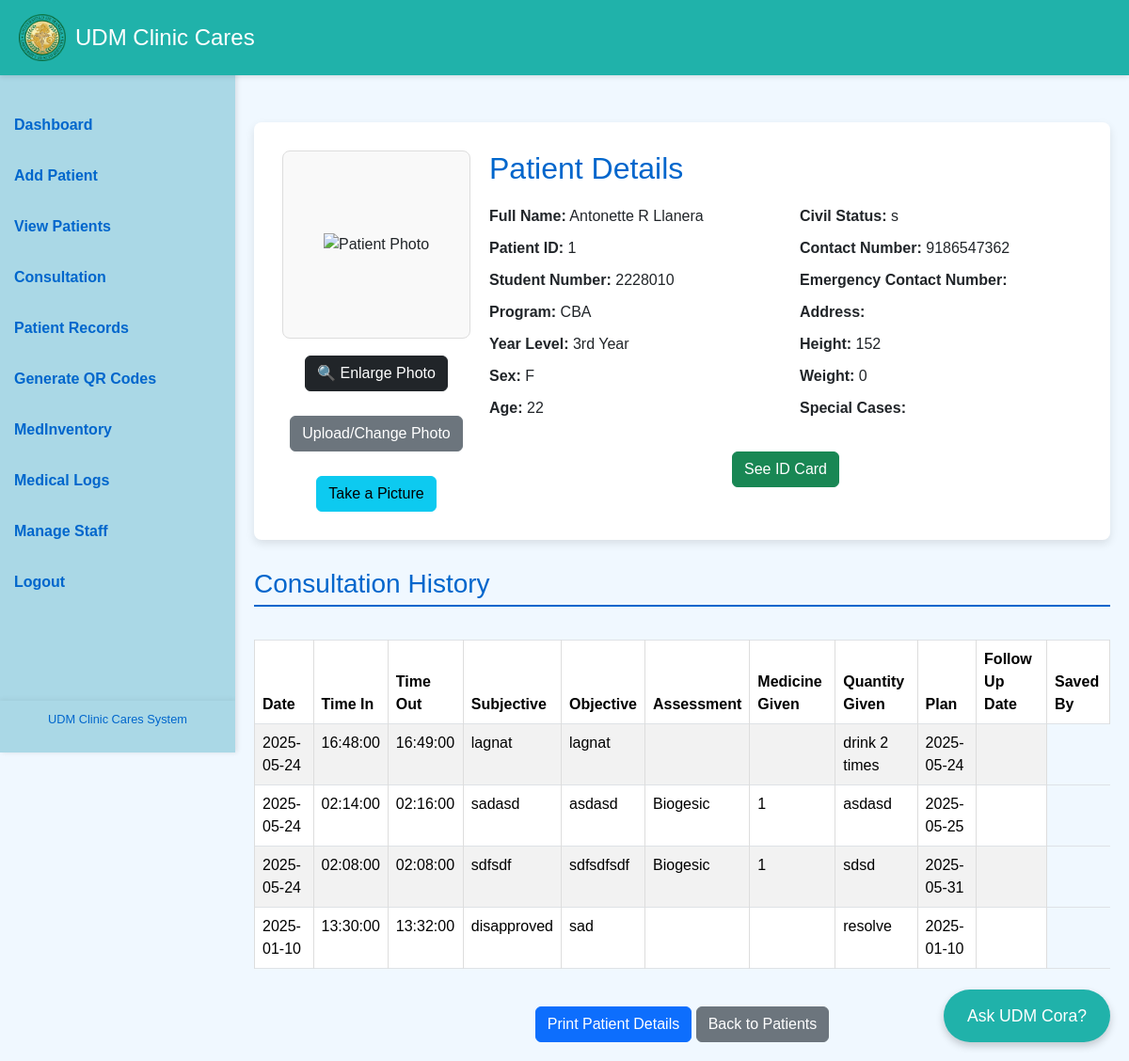
The app's page /admin/view_details.php?id=2228010 (signed in) with its own data.
### tables this page shows
CREATE TABLE `patients` (
  `PatientID` int(11) NOT NULL AUTO_INCREMENT,
  `FirstName` varchar(50) NOT NULL,
  `LastName` varchar(50) NOT NULL,
  `MiddleInitial` varchar(10) NOT NULL,
  `Sex` char(1) DEFAULT NULL CHECK (`Sex` in ('M','F')),
  `DOB` date NOT NULL,
  `Address` varchar(255) DEFAULT NULL,
  `ContactNumber` varchar(15) DEFAULT NULL,
  `CreatedAt` datetime DEFAULT current_timestamp(),
  `UpdatedAt` datetime DEFAULT current_timestamp() ON UPDATE current_timestamp(),
  `age` int(11) NOT NULL,
  `civil_status` varchar(20) NOT NULL,
  `emergency_number` varchar(15) NOT NULL,
  `guardian` varchar(50) NOT NULL,
  `height` varchar(10) NOT NULL,
  `weight` varchar(10) NOT NULL,
  `yearLevel` varchar(20) NOT NULL,
  `specialCases` varchar(20) NOT NULL,
  `Program` varchar(20) NOT NULL,
  `qr_code_id` varchar(255) DEFAULT NULL,
  `Student_Num` varchar(20) NOT NULL,
  `email` varchar(50) NOT NULL,
  `patient_pic` varchar(255) NOT NULL,
  PRIMARY KEY (`PatientID`)
);

CREATE TABLE `consultations` (
  `ConsultationID` int(11) NOT NULL AUTO_INCREMENT,
  `PatientID` int(11) NOT NULL,
  `TimeIn` time NOT NULL DEFAULT current_timestamp(),
  `TimeOut` time DEFAULT current_timestamp(),
  `SOAP` text DEFAULT NULL,
  `CreatedAt` datetime DEFAULT current_timestamp(),
  `UpdatedAt` datetime DEFAULT current_timestamp() ON UPDATE current_timestamp(),
  `LastEditedBy` int(11) DEFAULT NULL,
  `Date` date NOT NULL DEFAULT current_timestamp(),
  `Subjective` text NOT NULL,
  `Objective` text NOT NULL,
  `Assessment` text NOT NULL,
  `MedicineGiven` varchar(255) DEFAULT NULL,
  `QuantityGiven` int(11) DEFAULT NULL,
  `Plan` text NOT NULL,
  `PlanDate` date NOT NULL DEFAULT current_timestamp(),
  `SavedBy` varchar(20) NOT NULL,
  `Name` text NOT NULL,
  PRIMARY KEY (`ConsultationID`)
);

### admin/view_details.php (the view, shortened to what this page needs)
<?php
$servername = "localhost";
$username = "root";
$password = "";
$database = "clinic_data";
$connection = new mysqli($servername, $username, $password, $database);
$patientID_from_get = "";
$patient = null;
$consultations = [];
$imagePath = "uploads/default.png";
if (isset($_GET['id'])) {
    $patientID_from_get = $connection->real_escape_string($_GET['id']);
    $patientQuery = "SELECT *, qr_code_id, Address FROM patients WHERE Student_Num = '$patientID_from_get'";
    $patientResult = $connection->query($patientQuery);
    if ($patientResult->num_rows > 0) {
        $patient = $patientResult->fetch_assoc();
        $p_id_actual = $patient['PatientID'];
        $consultationQuery = "SELECT * FROM consultations WHERE PatientID = '$p_id_actual' ORDER BY Date DESC, TimeIn DESC";
        $consultationResult = $connection->query($consultationQuery);
        if ($consultationResult->num_rows > 0) {
            while ($row = $consultationResult->fetch_assoc()) {
                $consultations[] = $row;
            }
        }
    } else {
        echo "<script>alert('Patient not found.'); window.location.href='viewpatient.php';</script>";
        exit();
    }
} else {
    echo "<script>alert('No Student Number provided.'); window.location.href='viewpatient.php';</script>";
    exit();
}
?>
<!DOCTYPE html>
<html lang="en">
<head>
    <link rel="stylesheet" href="../assets/css/bootstrap.min.css">
</head>
<body>
    <div class="sidebar" id="mySidebar">
        <a href="dashboard.php">Dashboard</a>
        <a href="addpatient.php">Add Patient</a>
        <a href="viewpatient.php">View Patients</a>
        <a href="frontconsult.php">Consultation</a>
        <a href="recordTable.php">Patient Records</a>
        <a href="generate_qr_codes.php" >Generate QR Codes</a>
        <a href="medinventory.php">MedInventory</a>
        <a href="medilog.php">Medical Logs</a>
        <a href="staff_creation.php">Manage Staff</a>
        <a href="logout.php">Logout</a>
        <div class="sidebar-footer text-center">
            <p>UDM Clinic Cares System</p>
        </div>
    </div>
    <button class="sidebar-toggle-button" onclick="toggleSidebar()">&#9776;</button>
    <div class="header d-flex align-items-center">
        <img src="images/UDMCLINIC_LOGO.png" alt="Logo" class="logo">
        <h1>UDM Clinic Cares</h1>
    </div>
    <div class="main-content">
        <div class="details-container">
            <div class="patient-photo-container">
                <div class="patient-photo">
                    <?php
                    echo "<img id='patientPhoto' src='" . htmlspecialchars($imagePath) . "' alt='Patient Photo'>";
                    ?>
                </div>
                <button type="button" class="btn btn-dark mt-2" data-toggle="modal" data-target="#magnifyImageModal" onclick="loadMagnifiedImage()">
                    &#128269; Enlarge Photo
                </button>
                <label for="imageInput" class="btn btn-secondary mt-3">Upload/Change Photo</label>
                <button type="button" class="btn btn-info mt-3" data-toggle="modal" data-target="#cameraModal">Take a Picture</button>
            </div>
            <div class="patient-info">
                <h2>Patient Details</h2>
                <div class="row">
                    <div class="col-md-6 patient-details-column">
                        <p><strong>Full Name:</strong> <?php echo htmlspecialchars($patient['FirstName']) . " " . htmlspecialchars($patient['MiddleInitial']) . " " . htmlspecialchars($patient['LastName']); ?></p>
                        <p><strong>Patient ID:</strong> <?php echo htmlspecialchars($patient['PatientID']); ?></p>
                        <p><strong>Student Number:</strong> <?php echo htmlspecialchars($patientID_from_get); ?></p>
                        <p><strong>Program:</strong> <?php echo htmlspecialchars($patient['Program']); ?></p>
                        <p><strong>Year Level:</strong> <?php echo htmlspecialchars($patient['yearLevel']); ?></p>
                        <p><strong>Sex:</strong> <?php echo htmlspecialchars($patient['Sex']); ?></p>
                        <p><strong>Age:</strong> <?php echo htmlspecialchars($patient['age']); ?></p>
                    </div>
                    <div class="col-md-6 patient-details-column">
                        <p><strong>Civil Status:</strong> <?php echo htmlspecialchars($patient['civil_status']); ?></p>
                        <p><strong>Contact Number:</strong> <?php echo htmlspecialchars($patient['ContactNumber']); ?></p>
                        <p><strong>Emergency Contact Number:</strong> <?php echo htmlspecialchars($patient['emergency_number']); ?></p>
                        <p><strong>Address:</strong> <?php echo htmlspecialchars($patient['Address']); ?></p>
                        <p><strong>Height:</strong> <?php echo htmlspecialchars($patient['height']); ?></p>
                        <p><strong>Weight:</strong> <?php echo htmlspecialchars($patient['weight']); ?></p>
                        <p><strong>Special Cases:</strong> <?php echo htmlspecialchars($patient['specialCases']); ?></p>
                    </div>
                </div>
                <div class="text-center mt-4">
                    <button type="button" class="btn btn-success" onclick="showIdCardModal()">See ID Card</button>
                </div>
            </div>
        </div>
        <h3 class="section-title">Consultation History</h3>
        <?php if (!empty($consultations)) : ?>
            <div class="table-responsive">
                <table class="table table-bordered table-striped">
                    <thead>
                        <tr>
                            <th>Date</th>
                            <th>Time In</th>
                            <th>Time Out</th>
                            <th>Subjective</th>
                            <th>Objective</th>
                            <th>Assessment</th>
                            <th>Medicine Given</th>
                            <th>Quantity Given</th>
                            <th>Plan</th>
                            <th>Follow Up Date</th>
                            <th>Saved By</th>
                        </tr>
                    </thead>
                    <tbody>
                        <?php foreach ($consultations as $consultation) : ?>
                            <tr>
                                <td><?php echo htmlspecialchars($consultation['Date']); ?></td>
                                <td><?php echo htmlspecialchars($consultation['TimeIn']); ?></td>
                                <td><?php echo htmlspecialchars($consultation['TimeOut']); ?></td>
                                <td><?php echo htmlspecialchars($consultation['Subjective']); ?></td>
                                <td><?php echo htmlspecialchars($consultation['Objective']); ?></td>
                                <td><?php echo htmlspecialchars($consultation['MedicineGiven']); ?></td>
                                <td><?php echo htmlspecialchars($consultation['QuantityGiven']); ?></td>
                                <td><?php echo htmlspecialchars($consultation['Plan']); ?></td>
                                <td><?php echo htmlspecialchars($consultation['PlanDate']); ?></td>
                                <td><?php htmlspecialchars($consultation['SavedBy']); ?></td>
                            </tr>
                        <?php endforeach; ?>
                    </tbody>
                </table>
            </div>
        <?php else : ?>
            <p>No consultation history found for this patient.</p>
        <?php endif; ?>
        <div class="no-print mt-4 text-center">
            <button class="btn btn-primary" onclick="window.print()">Print Patient Details</button>
            <a href="viewpatient.php" class="btn btn-secondary">Back to Patients</a>
        </div>
    </div>
    <button class="chatbot-button" onclick="toggleChatbotPopover()">Ask UDM Cora?</button>
</body>
</html>

### admin/view_details.php (style rules this page uses)
body { margin: 0; font-family: Arial, sans-serif; background-color: #f0f8ff; overflow-x: hidden; }
.header { position: fixed; top: 0; left: 0; width: 100%; height: 80px; background-color: #20B2AA; color: white; display: flex; align-items: center; padding: 0 20px; z-index: 1000; box-shadow: 0 2px 5px rgba(0, 0, 0, 0.1); box-sizing: border-box; }
.header .logo { width: 50px; height: auto; margin-right: 10px; }
.header h1 { margin: 0; font-size: 24px; }
.sidebar { background-color: #aad8e6; height: 100vh; width: 250px; position: fixed; top: 0; left: 0; padding-top: 111px; box-shadow: 2px 0 5px rgba(0, 0, 0, 0.1); z-index: 999; box-sizing: border-box; overflow-y: auto; }
.sidebar a { display: block; color: #0066cc; padding: 10px 15px; margin-bottom: 10px; border-radius: 5px; text-decoration: none; font-weight: bold; transition: background-color 0.3s ease, color 0.3s ease; }
.sidebar-footer { position: absolute; bottom: 0; width: 100%; background-color: #aad8e6; color: #0066cc; padding: 10px 0; font-size: 0.8rem; box-shadow: 0 -2px 5px rgba(0, 0, 0, 0.05); }
.main-content { margin-left: 250px; padding: 20px; margin-top: 80px; width: calc(100% - 250px); box-sizing: border-box; min-height: calc(100vh - 80px); }
.details-container { background-color: #ffffff; padding: 30px; border-radius: 8px; box-shadow: 0 4px 10px rgba(0, 0, 0, 0.1); display: flex; flex-wrap: wrap; gap: 20px; }
.patient-photo-container { flex: 0 0 200px; display: flex; flex-direction: column; align-items: center; gap: 10px; }
.patient-photo { width: 200px; height: 200px; border: 1px solid #ddd; border-radius: 8px; overflow: hidden; display: flex; align-items: center; justify-content: center; background-color: #f9f9f9; }
.patient-photo img { max-width: 100%; max-height: 100%; display: block; }
.patient-info { flex: 1; text-align: left; }
.patient-info h2 { color: #0066cc; margin-bottom: 20px; }
.patient-info p { margin-bottom: 10px; }
.patient-details-column { padding-right: 15px; }
.patient-details-column:last-child { padding-right: 0; padding-left: 15px; }
.section-title { color: #0066cc; margin-top: 30px; margin-bottom: 15px; border-bottom: 2px solid #0066cc; padding-bottom: 5px; }
table { width: 100%; border-collapse: collapse; margin-top: 20px; }
th, td { border: 1px solid #ddd; padding: 8px; text-align: left; }
th { background-color: #f2f2f2; }
.no-print { margin-top: 20px; text-align: center; }
.chatbot-button { position: fixed; bottom: 20px; right: 20px; background-color: #20B2AA; color: white; border: none; border-radius: 50px; padding: 15px 25px; font-size: 1.1rem; box-shadow: 0 4px 8px rgba(0, 0, 0, 0.2); cursor: pointer; z-index: 1000; display: flex; align-items: center; justify-content: center; transition: background-color 0.3s ease; }

### records on screen
patients: FirstName "Antonette", MiddleInitial "R", LastName "Llanera", PatientID "1", Program "CBA", yearLevel "3rd Year", Sex "F", age "22", civil_status "s", ContactNumber "9186547362", height "152", weight "0"
consultations: Date "2025-05-24", TimeIn "16:48:00", TimeOut "16:49:00", Subjective "lagnat", Objective "lagnat", Plan "drink 2 times", PlanDate "2025-05-24"
consultations: Date "2025-05-24", TimeIn "02:14:00", TimeOut "02:16:00", Subjective "sadasd", Objective "asdasd", MedicineGiven "Biogesic", QuantityGiven "1", Plan "asdasd", PlanDate "2025-05-25"
consultations: Date "2025-05-24", TimeIn "02:08:00", TimeOut "02:08:00", Subjective "sdfsdf", Objective "sdfsdfsdf", MedicineGiven "Biogesic", QuantityGiven "1", Plan "sdsd", PlanDate "2025-05-31"
consultations: Date "2025-01-10", TimeIn "13:30:00", TimeOut "13:32:00", Subjective "disapproved", Objective "sad", Plan "resolve", PlanDate "2025-01-10"

### other values on screen
$patientID_from_get "2228010"
